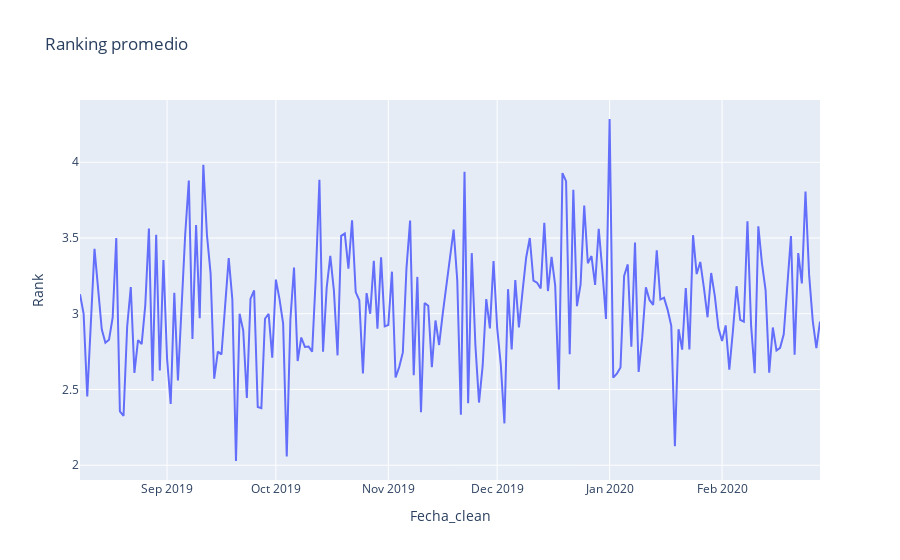

The cell this chart's notebook holds for it:
### Code cell
print(df_daily.Rank.mean())
px.line(df_daily, x="Fecha_clean", y="Rank", title="Ranking promedio")

### Figure 1 — Plotly figure (JSON) as saved in the notebook; plotly's stock layout.template omitted (floating-point values rounded to 4 significant figures; data arrays with more than 128 entries replaced by an {"elided": "..."} marker saying what was removed)
{"data": [{"hovertemplate": "Fecha_clean=%{x}<br>Rank=%{y}<extra></extra>", "legendgroup": "", "line": {"color": "#636efa", "dash": "solid"}, "marker": {"symbol": "circle"}, "mode": "lines", "name": "", "orientation": "v", "showlegend": false, "type": "scatter", "x": {"elided": "205 str values"}, "xaxis": "x", "y": {"elided": "205 float values"}, "yaxis": "y"}], "layout": {"legend": {"tracegroupgap": 0}, "title": {"text": "Ranking promedio"}, "xaxis": {"anchor": "y", "domain": [0, 1], "title": {"text": "Fecha_clean"}}, "yaxis": {"anchor": "x", "domain": [0, 1], "title": {"text": "Rank"}}}}
